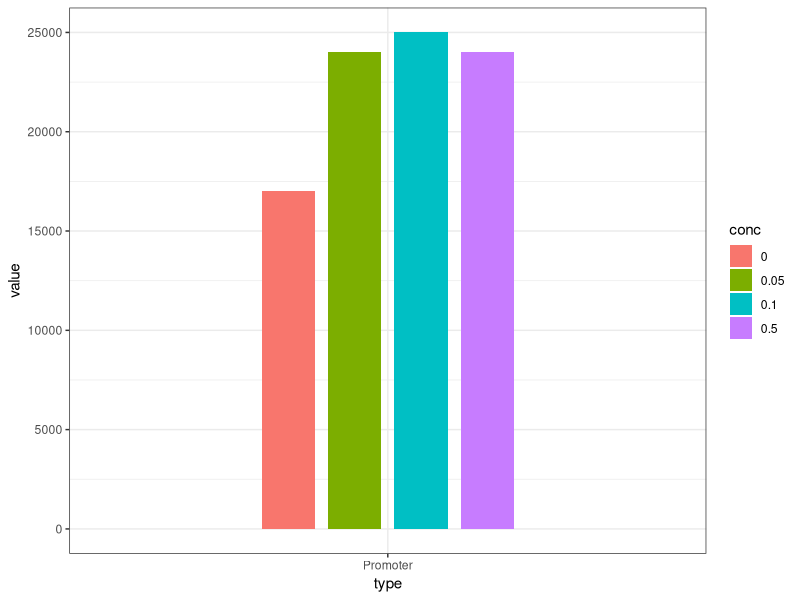

R code for this plot:
## ---- chunk 1
library(readxl)
library(tidyverse)
## ---- chunk 2
igem_team <- read_excel("promoter_3nd.xlsx", sheet="team", skip=0, col_names=T)
igem_part <- read_excel("promoter_3nd.xlsx", sheet="part", skip=0, col_names=T)
igem_obs <- read_excel("promoter_3nd.xlsx", sheet="obs", skip=0, col_names=T)

igem_promoter <- igem_part %>%
  left_join(igem_team, by="team_name") %>%
  left_join(igem_obs, by="device_id")

igem_part
knitr::kable(igem_promoter)
## ---- chunk 3
plot_data <- igem_promoter %>% 
  filter(Bbid=="BBa_R0011") %>% 
  select(type, strain, conc, value) %>% 
  mutate(strain=factor(strain), conc=factor(conc))


plot_data

ggplot(plot_data, aes(x=type, y=value, fill=conc)) +
  geom_bar(stat="identity", position=position_dodge(width=0.5), width=0.4) +
  #scale_fill_manual(values=c("#ce1212", "#4a47a3")) +
  theme_bw()
